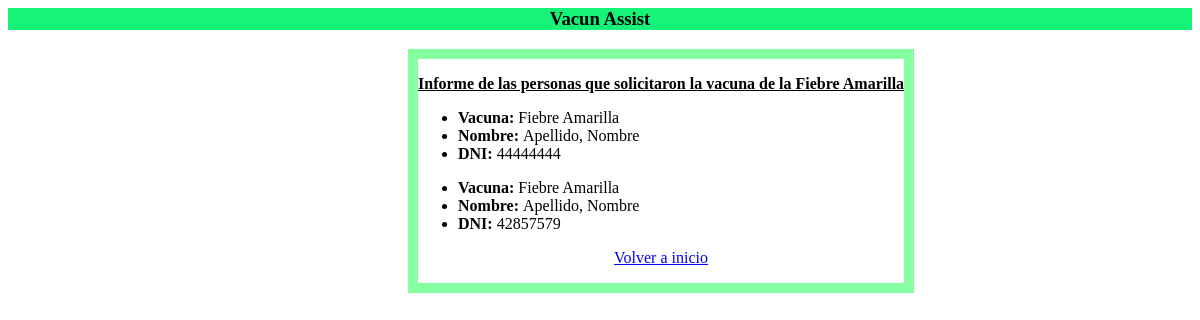
Page /informe_fiebre on the earlier database version.
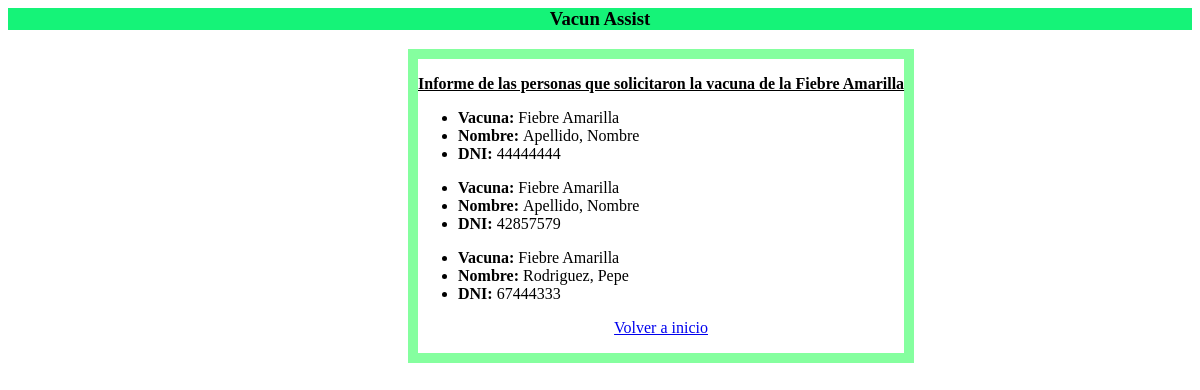
Same page on the later database version.
### api_gestion_usuarios/models.py (models this page shows, shortened)
class Turno(models.Model):
    fecha=models.DateField(blank=True, null=True)
    hora=models.TimeField(blank=True, null=True)
    vacuna=models.CharField(max_length=40)
    usuario_a_vacunar=models.CharField(max_length=8)
    nombre_usuario=models.CharField(max_length=50)
    apellido_usuario=models.CharField(max_length=50)
    dosis=models.CharField(max_length=10, blank=True, null=True)
    vacunatorio=models.CharField(max_length=40)
    estado=models.CharField(max_length=40, choices=estados_turno)
    observaciones=models.CharField(max_length=100, blank=True, null=True, default='Ninguna observación')

### api_gestion_usuarios/views.py (the view)
# urls.py: path('informe_fiebre', informe_fiebre_a ,name='informe_fiebre'),
def informe_fiebre_a(request): #
    turnos=list(Turno.objects.filter(vacuna='Fiebre Amarilla'))
    return render(request, "gestion_admin/informe_fiebre_a.html",{"turnos":turnos})

### api_gestion_usuarios/templates/gestion_admin/informe_fiebre_a.html
{% extends "gestion_usuarios/base.html" %}
{% block content %}
<html>
    <body >
        <span style="float: left; border: solid 10px hsl(133, 100%, 76%); margin-left: 400px;text-align: left">
            <p style="text-align:center">
                <u><b> Informe de las personas que solicitaron la vacuna de la Fiebre Amarilla</u> </b></u>
            </p>
            {% if turnos%}
                {% for turno in turnos %}
                <ul>
                    <li> <b> Vacuna: </b> {{turno.vacuna}}  </li>
                    <li> <b> Nombre: </b> {{turno.apellido_usuario}}, {{turno.nombre_usuario}} </li>
                    <li> <b> DNI: </b> {{turno.usuario_a_vacunar}}</li>
                </ul>
                {% endfor %}
            {% else %}
                Nadie solicito la vacuna de la Fiebre Amarilla
            {% endif %}
            <p style="text-align:center">
                <a href="{% url 'inicio_admin' %}">
                    Volver a inicio
                </a>
            </p>
        </span>
    </body>
</html>
{% endblock %}

Differences in the rows shown:
added Turno: vacuna "Fiebre Amarilla", apellido_usuario "Rodriguez", nombre_usuario "Pepe", usuario_a_vacunar "67444333"
